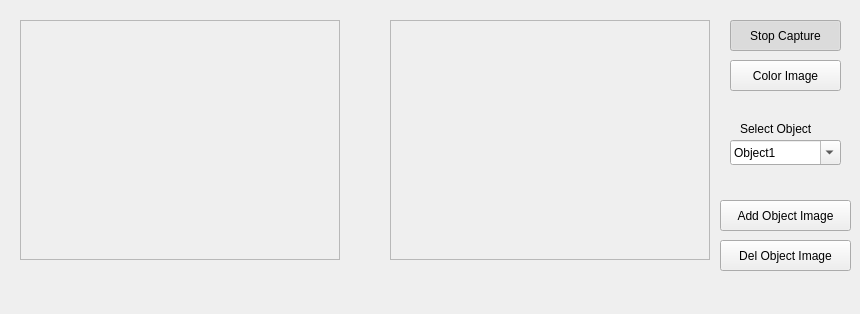
<?xml version="1.0" encoding="UTF-8"?>
<ui version="4.0">
 <class>MainWindow</class>
 <widget class="QWidget" name="MainWindow">
  <property name="geometry">
   <rect>
    <x>0</x>
    <y>0</y>
    <width>860</width>
    <height>314</height>
   </rect>
  </property>
  <property name="windowTitle">
   <string>Proyecto de Visión Artificial</string>
  </property>
  <widget class="QFrame" name="imageFrameS">
   <property name="geometry">
    <rect>
     <x>20</x>
     <y>20</y>
     <width>320</width>
     <height>240</height>
    </rect>
   </property>
   <property name="frameShape">
    <enum>QFrame::StyledPanel</enum>
   </property>
   <property name="frameShadow">
    <enum>QFrame::Raised</enum>
   </property>
  </widget>
  <widget class="QFrame" name="imageFrameD">
   <property name="geometry">
    <rect>
     <x>390</x>
     <y>20</y>
     <width>320</width>
     <height>240</height>
    </rect>
   </property>
   <property name="frameShape">
    <enum>QFrame::StyledPanel</enum>
   </property>
   <property name="frameShadow">
    <enum>QFrame::Raised</enum>
   </property>
  </widget>
  <widget class="QPushButton" name="captureButton">
   <property name="geometry">
    <rect>
     <x>730</x>
     <y>20</y>
     <width>111</width>
     <height>31</height>
    </rect>
   </property>
   <property name="text">
    <string>Stop Capture</string>
   </property>
   <property name="checkable">
    <bool>true</bool>
   </property>
   <property name="checked">
    <bool>true</bool>
   </property>
  </widget>
  <widget class="QPushButton" name="colorButton">
   <property name="geometry">
    <rect>
     <x>730</x>
     <y>60</y>
     <width>111</width>
     <height>31</height>
    </rect>
   </property>
   <property name="text">
    <string>Color Image</string>
   </property>
   <property name="checkable">
    <bool>true</bool>
   </property>
   <property name="checked">
    <bool>false</bool>
   </property>
  </widget>
  <widget class="QComboBox" name="comboBox">
   <property name="geometry">
    <rect>
     <x>730</x>
     <y>140</y>
     <width>111</width>
     <height>25</height>
    </rect>
   </property>
   <property name="editable">
    <bool>true</bool>
   </property>
   <property name="maxVisibleItems">
    <number>3</number>
   </property>
   <property name="insertPolicy">
    <enum>QComboBox::InsertAtCurrent</enum>
   </property>
   <item>
    <property name="text">
     <string>Object1</string>
    </property>
   </item>
   <item>
    <property name="text">
     <string>Object2</string>
    </property>
   </item>
   <item>
    <property name="text">
     <string>Object3</string>
    </property>
   </item>
  </widget>
  <widget class="QLabel" name="label">
   <property name="geometry">
    <rect>
     <x>740</x>
     <y>120</y>
     <width>101</width>
     <height>17</height>
    </rect>
   </property>
   <property name="text">
    <string>Select Object</string>
   </property>
  </widget>
  <widget class="QPushButton" name="addObject">
   <property name="geometry">
    <rect>
     <x>720</x>
     <y>200</y>
     <width>131</width>
     <height>31</height>
    </rect>
   </property>
   <property name="text">
    <string>Add Object Image</string>
   </property>
  </widget>
  <widget class="QPushButton" name="delObject">
   <property name="geometry">
    <rect>
     <x>720</x>
     <y>240</y>
     <width>131</width>
     <height>31</height>
    </rect>
   </property>
   <property name="text">
    <string>Del Object Image</string>
   </property>
  </widget>
 </widget>
 <resources/>
 <connections/>
</ui>
